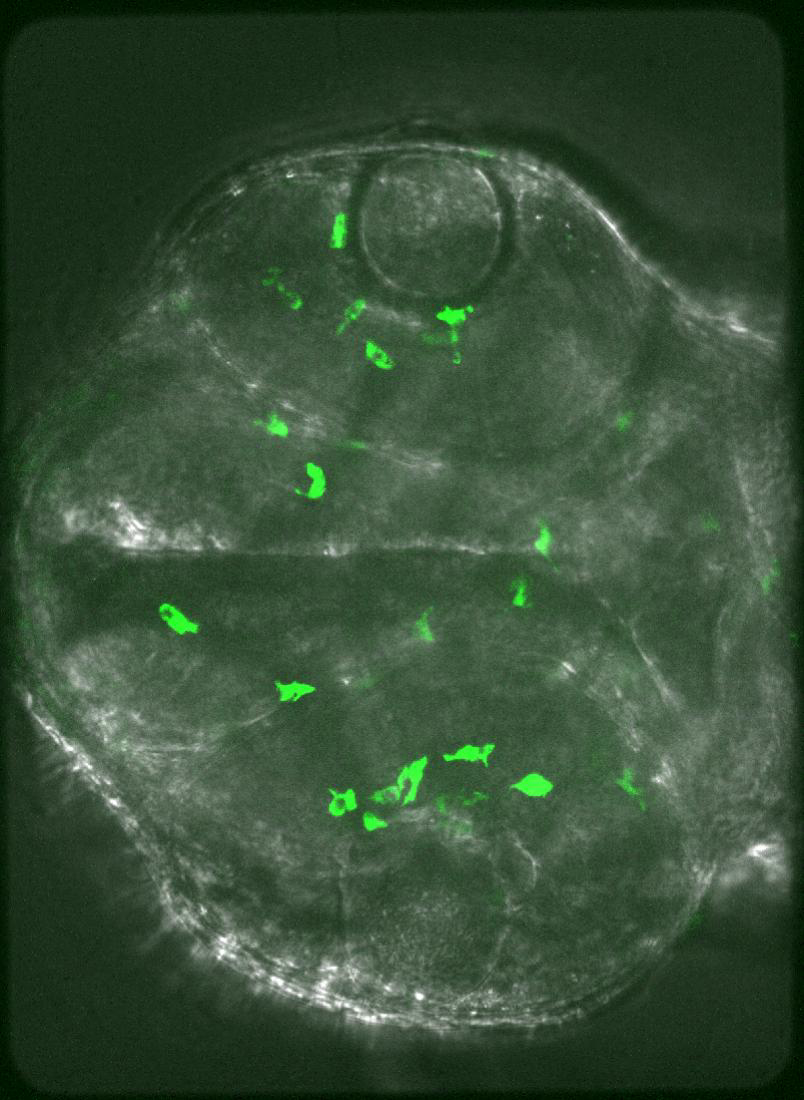
#> input picture Final_Project/k_means/1.png, 804 x 1100 px
$ python k-means-with-masking.py 1.png 1.png
#> lines starting #> are read from the running program, lines starting #| are printed output that depends on the picture
"""
@author Dan Blanchette
@date May 9th 2023

@description: This program will use k-means clustering via the open CV library to segement microglia cells
in zebrafish microscopy images. The implmentation will also attempt to remove white noise from each image to help
pre-process the image stack for further analysis. This is imperative as the cells fluro-protiens emit a "lime green"
hue and the color white conflicts with its pixel range for image threshold settings.


@references
1) The Python Code Family of Sites.
How to Use K-Means Clustering for Image Segmentation using OpenCV in Python, 2023,
https://www.thepythoncode.com/article/kmeans-for-image-segmentation-opencv-python.
Accessed 05 May. 2023.

2) Digital Sreeni. Image Segmentation using K-means, 2019,
https://www.youtube.com/watch?v=6CqRnx6Ic48&t=648s.
Accessed 05 May. 2023.

3) Dan Blanchette, Dr. Dianna Mitchell PhD, Dr. Seth Long PhD. I
mage segmentation of microglia cells in zebrafish, 2022,
https://github.com/Dan-Blanchette/INBRE-Internship-2022.
Accessed 05 May. 2023
"""

import cv2
import numpy as np
import matplotlib.pyplot as plt
# import sys

plt.rcParams["figure.figsize"] = (12,50)


def read_image(file_path):
  """Read the images and format to RGB."""
  image = cv2.imread(file_path)
  return cv2.cvtColor(image, cv2.COLOR_BGR2RGB)

def preProcessImage(image_name):
  """Reshape the image into a 2D array of pixels and three color channel values (RGB), then convert to float."""
  pixel_val = image_name.reshape((-1,3))
  return np.float32(pixel_val)

def kmeans_clustering(pixel_val, k =3):
  """Apply k means clustering to each of the pixel values."""
  criteria = (cv2.TERM_CRITERIA_EPS + cv2.TERM_CRITERIA_MAX_ITER, 100, 0.2)
  # last parameter can be adjusted to use PP_CENTERS for centroid calculation if random centers do not yield decent resuts
  compactness, labels, centers = cv2.kmeans(pixel_val, k, None, criteria, 10, cv2.KMEANS_PP_CENTERS)
  return compactness, labels, np.uint8(centers)

def segment_image(image, labels, centers):
  """Segment each image using the cluster centroid(s)."""
  segmentedImage = centers[labels.flatten()]
  return segmentedImage.reshape(image.shape)

def imageMask(image, labels, disabledCluster):
  """Generate a masked image by disabling a defined cluster"""
  maskedImage = np.copy(image).reshape((-1,3))
  maskedImage[labels.flatten() == disabledCluster] = [0,0,0]
  return maskedImage.reshape(image.shape)

def displayImg(image):
  """Display the iamge using matplotlib."""
  plt.imshow(image)
  plt.show()


# MAIN CODE
def main():
  # [6 lines of commented-out code are left out]

  for i in range(1, 40):
    image = read_image(str(i) + '.png')
#> in read_image, image is the input picture: shape (1100, 804, 3); mean B, G, R 54.3, 78.1, 54.6
    #  image = read_image('1.png')
    # pre-process the image
    K = 5
    pixel_val = preProcessImage(image)

    compactness, labels, centers = kmeans_clustering(pixel_val, K)
#> in kmeans_clustering, `compactness, labels, centers = cv2.kmeans(pixel_val, k, None, criteria..`: compactness = 296855658; centers = [[56.24, 80.73, 56.07], [25.66, 46.68, 25.34], [63.89, 223.1, 64.47], [133.3, 149.3, 133], [81.34, 104.1, 81.09]]
#> compactness = 296855658; centers = [[56, 80, 56], [25, 46, 25], [63, 223, 64], [133, 149, 133], [81, 104, 81]]

    segmented_img = segment_image(image, labels, centers)
#> in segment_image, `return segmentedImage.reshape(image.shape)`:
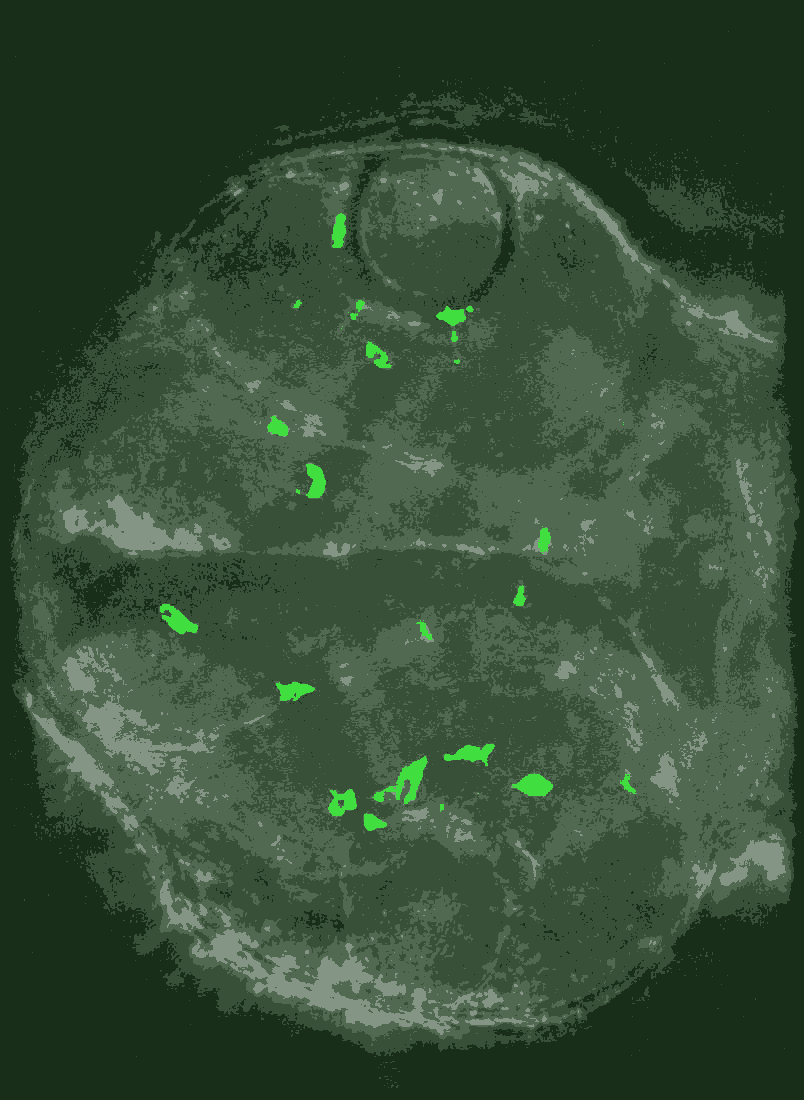
#> returned value: shape (1100, 804, 3); mean of channels 0, 1, 2 54.2, 77.6, 54.2; drawn as B, G, R

     # displayImg(segmented_img)
     # ax[i, 1].imshow(segmented_img)
     # ax[i, 1].set_title('K = %s Image'%K)
     # ax[i, 0].imshow(image)
     # ax[i, 0].set_title('Original Image')

    cv2.imwrite('results1/kmeans_seg_' + str(i) + '.png', segmented_img)

    cluster_to_black = 2

    masked_image = imageMask(image, labels, cluster_to_black)

     # displayImg(masked_image)

     # ax[i, 1].imshow(masked_image)
     # ax[i, 1].set_title('K-means With Mask')
     # ax[i, 0].imshow(image)
     # ax[i, 0].set_title('Original Image')

    cv2.imwrite('results2/kmeans_mask_' + str(i) + '.png', masked_image)

    print("now processing image: ", i)


if (__name__ == '__main__'):
#> (the run stopped early here; a loop or call above may not have finished)
